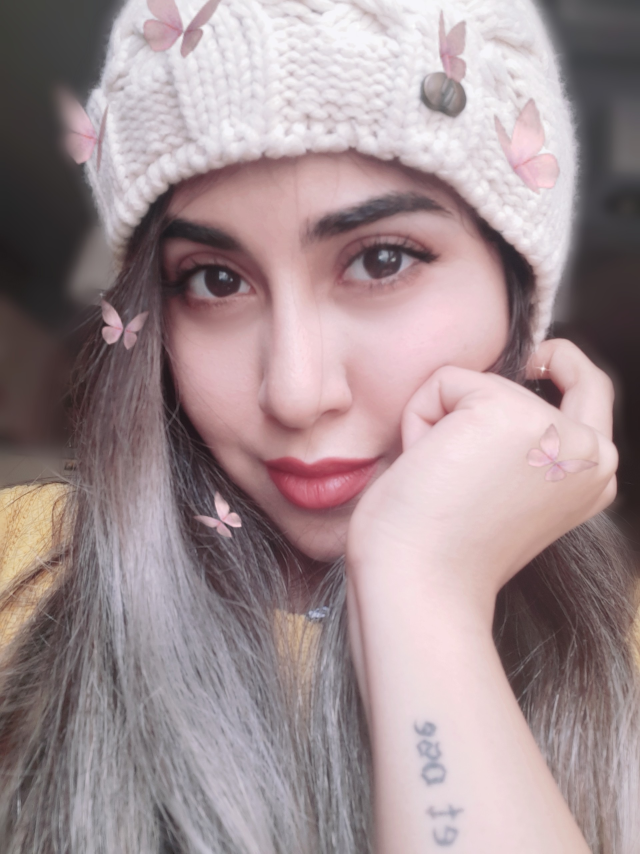
#> input picture mix/nazanin.jpg, 1920 x 2560 px (shown at 1/3 size)
$ python mix_pic.py
#> lines starting #> are read from the running program, lines starting #| are printed output that depends on the picture
from ctypes.wintypes import RGB
import cv2
import numpy as np

img1 = cv2.imread('nazanin.jpg', 0)
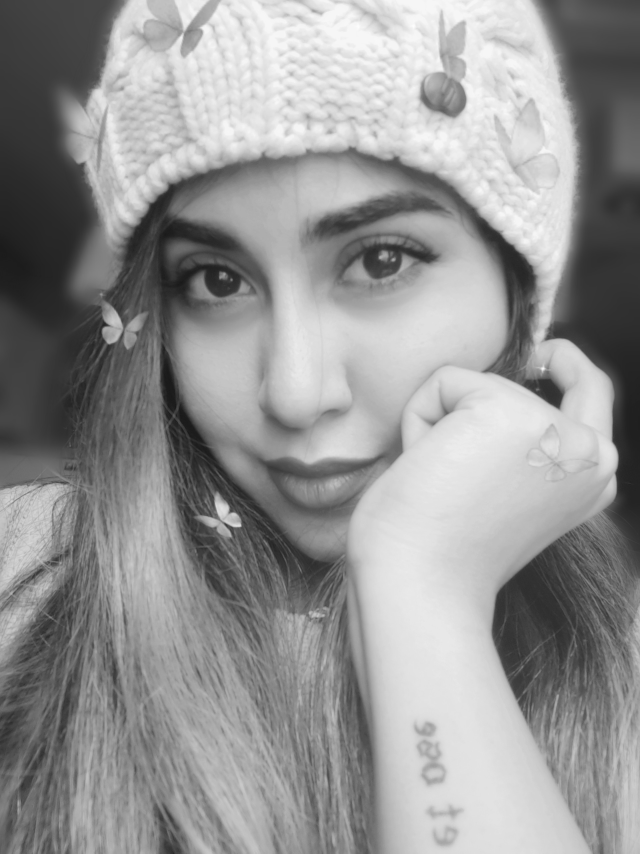
#> img1: shape (2560, 1920) (shown at 1/3 size); min 24, max 254, mean 148.8
img2 = cv2.imread('neslihan_arslan.jpg', 0)
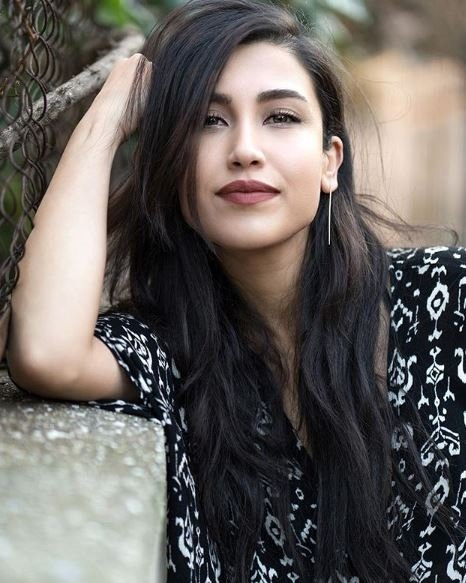
#> input picture mix/neslihan_arslan.jpg, 466 x 583 px
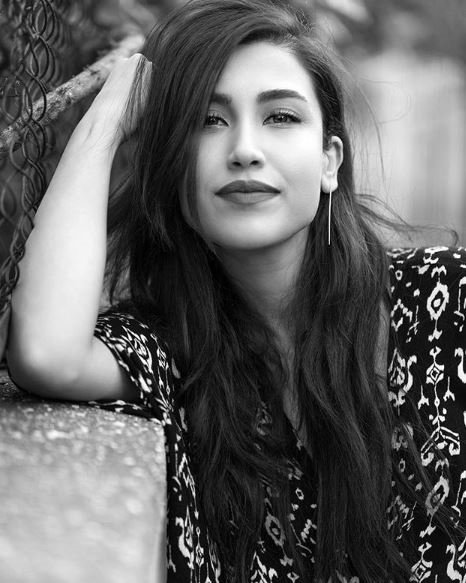
#> img2: shape (583, 466); min 0, max 255, mean 99.5


height, width, depth= min(img1.shape[0],img2.shape[0]), min(img1.shape[1],img2.shape[1]), 3
#> height = 583; width = 466; depth = 3

#resizing images
img2_resized = cv2.resize(img2, (width,height))
img1_resized = cv2.resize(img1, (width,height))
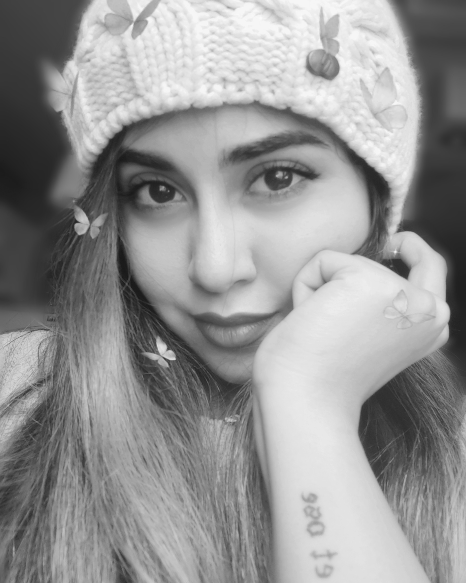
#> img1_resized: shape (583, 466); min 25, max 252, mean 148.7

alpha= 0.5
beta= 0.5
blend_image1 = cv2.addWeighted(img1_resized, alpha, img2_resized, beta, gamma=0)
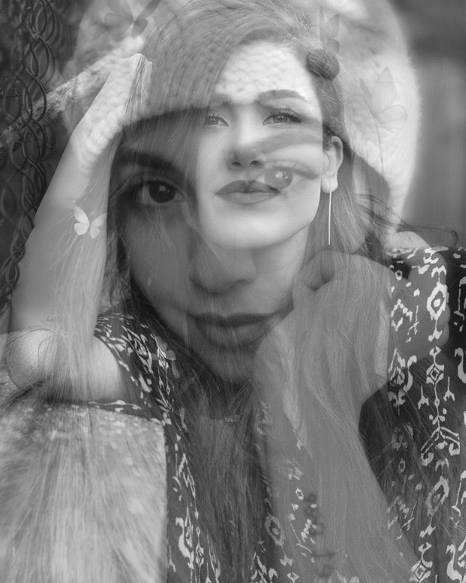
#> blend_image1: shape (583, 466); min 16, max 250, mean 124.1

alpha = 1
blend_image2 = cv2.addWeighted(img1_resized, alpha, img2_resized, beta, gamma=0)
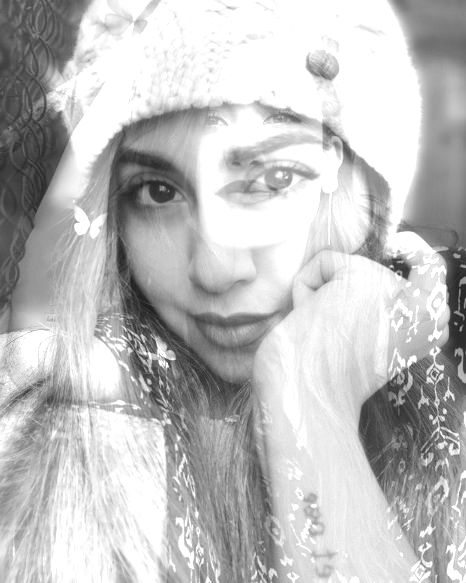
#> blend_image2: shape (583, 466); min 29, max 255, mean 191.3

new_width= width*4
#> new_width = 1864
final_pic = np.zeros((height,new_width), dtype='uint8')

#final_pic = cv2.hconcat([img1_resized, blend_image1, blend_image2, img2_resized])
final_pic[0:height, 0:width] = img1_resized
final_pic[0:height, width:2*width] = blend_image2
final_pic[0:height, 2*width:3*width] = blend_image1
final_pic[0:height, 3*width:4*width] = img2_resized
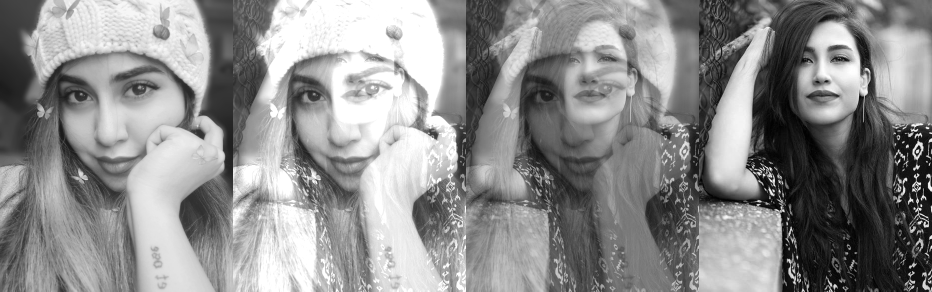
#> final_pic: shape (583, 1864) (shown at 1/2 size); min 0, max 255, mean 140.9

cv2.imwrite('output.jpg', final_pic)
cv2.imshow('output' , final_pic)
cv2.waitKey()
